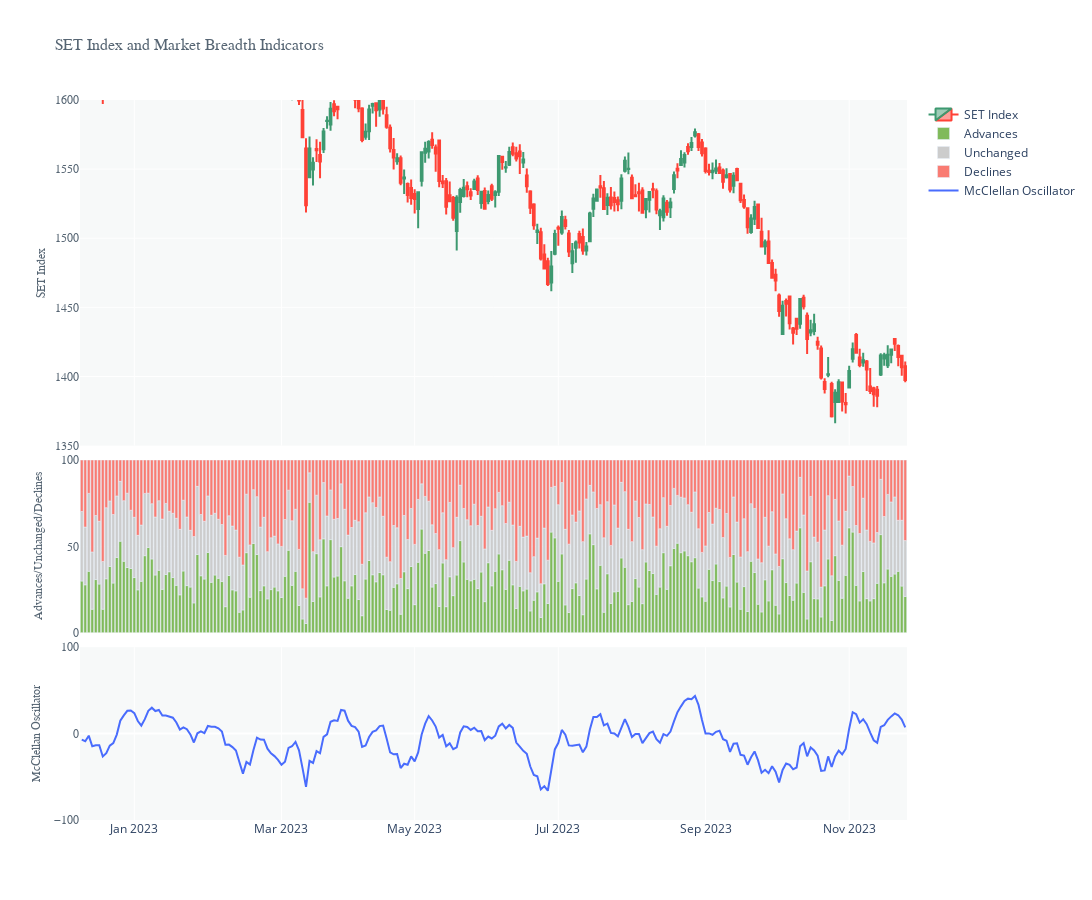

The notebook cell this image was saved under:
### Markdown cell above
###### **SET Index, Advances-Declines, McClellan Oscillator**

### Code cell
# Create a date range from the start date to the end date
dt_all = pd.date_range(start=SET_INDEX_BREADTH['Date'].iloc[0], end=SET_INDEX_BREADTH['Date'].iloc[-1])

# Retrieve the dates that are in the original dataset
dt_obs = [d for d in pd.to_datetime(SET_INDEX_BREADTH['Date'])]

# Define dates with missing values
dt_breaks = [d.strftime("%Y-%m-%d") for d in dt_all if d not in dt_obs]

# Create a subplot figure with three rows and one column
fig1 = make_subplots(rows=3, cols=1, shared_xaxes=True, vertical_spacing=0.02, row_heights=[0.4, 0.2, 0.2])

# Plot SET Index on the first row
fig1.add_trace(go.Candlestick(x=SET_INDEX_BREADTH['Date'],
                            open=SET_INDEX_BREADTH['Open'],
                            high=SET_INDEX_BREADTH['High'],
                            low=SET_INDEX_BREADTH['Low'],
                            close=SET_INDEX_BREADTH['Close'],
                            name='SET Index'))

# Calculate the total number of stocks
noStock = SET_Index.Advance[0] + SET_Index.Unchanged[0] + SET_Index.Declines[0]

# Plot Advances, Unchanged, and Declines on the second row
fig1.add_trace(go.Bar(name="Advances", 
                      x=SET_INDEX_BREADTH['Date'], y=100 * SET_INDEX_BREADTH['Advance'] / noStock, 
                      marker_color='rgb(128,186,90)'),
              row=2, col=1)
fig1.add_trace(go.Bar(name="Unchanged", 
                      x=SET_INDEX_BREADTH['Date'], y=100 * SET_INDEX_BREADTH['Unchanged'] / noStock, 
                      marker_color='rgb(204,204,204)'),
              row=2, col=1)
fig1.add_trace(go.Bar(name="Declines", 
                      x=SET_INDEX_BREADTH['Date'], y=100 * SET_INDEX_BREADTH['Declines'] / noStock, 
                      marker_color='rgb(249,123,114)'),
              row=2, col=1)
fig1.update_layout(barmode='relative')

# Plot McClellan Oscillator on the third row
fig1.add_trace(go.Scatter(name='McClellan Oscillator',
                          x=SET_INDEX_BREADTH['Date'], y=SET_INDEX_BREADTH['McClellanOscillator'],
                          mode='lines', line=dict(color='#496CFD', width=2)),
               row=3, col=1)

# Update layout
fig1.update_layout(height=900, width=1200, 
                   showlegend=False, xaxis_rangeslider_visible=False, 
                   plot_bgcolor="#F7F9F9")

# Hide dates with no values
fig1.update_xaxes(rangebreaks=[dict(values=dt_breaks)])

# Update y-axis titles and fonts
fig1.update_yaxes(title_text="SET Index",
                  range=[1350, 1600], tickmode='array',
                  title_font=dict(size=12, family='Arial', color='#566573'), 
                  tickfont=dict(size=12, family='Arial', color='#566573'), 
                  title_standoff=6, row=1, col=1)

fig1.update_yaxes(title_text="Advances/Unchanged/Declines", 
                  range=[0, 100], tickmode='array', tickvals=(0, 100, 50),
                  title_font=dict(size=12, family='Arial', color='#566573'), 
                  tickfont=dict(size=12, family='Arial', color='#566573'), 
                  title_standoff=15, row=2, col=1)

fig1.update_yaxes(title_text="McClellan Oscillator", 
                  range=[-100, 100], tickmode='array', tickvals=(-100, 100, 0.0),
                  title_font=dict(size=12, family='Arial', color='#566573'), 
                  tickfont=dict(size=12, family='Arial', color='#566573'), 
                  title_standoff=10, row=3, col=1)

# Update x-axis label
fig1.update_xaxes(title_font=dict(size=16, family='Arial', color='#566573'), 
                  row=3, col=1)

# Update the overall layout title
fig1.update_layout(title='SET Index and Market Breadth Indicators', 
                   title_font=dict(size=16, family='Arial', color='#566573'), 
                   showlegend=True)

# Set the date range
start_date = dt.datetime.today() - dt.timedelta(int(365/2))
end_date = dt.datetime.today() + dt.timedelta(hours=7)
fig1.update_layout(xaxis_range=[start_date, end_date])

### Figure 1 — Plotly figure (JSON) as saved in the notebook; plotly's stock layout.template omitted (floating-point values rounded to 4 significant figures; data arrays with more than 128 entries replaced by an {"elided": "..."} marker saying what was removed)
{"data": [{"close": {"elided": "236 float values"}, "high": {"elided": "236 float values"}, "low": {"elided": "236 float values"}, "name": "SET Index", "open": {"elided": "236 float values"}, "type": "candlestick", "x": {"elided": "236 str values"}}, {"marker": {"color": "rgb(128,186,90)"}, "name": "Advances", "type": "bar", "x": {"elided": "236 str values"}, "xaxis": "x2", "y": {"elided": "236 float values"}, "yaxis": "y2"}, {"marker": {"color": "rgb(204,204,204)"}, "name": "Unchanged", "type": "bar", "x": {"elided": "236 str values"}, "xaxis": "x2", "y": {"elided": "236 float values"}, "yaxis": "y2"}, {"marker": {"color": "rgb(249,123,114)"}, "name": "Declines", "type": "bar", "x": {"elided": "236 str values"}, "xaxis": "x2", "y": {"elided": "236 float values"}, "yaxis": "y2"}, {"line": {"color": "#496CFD", "width": 2}, "mode": "lines", "name": "McClellan Oscillator", "type": "scatter", "x": {"elided": "236 str values"}, "xaxis": "x3", "y": {"elided": "236 float values"}, "yaxis": "y3"}], "layout": {"barmode": "relative", "height": 900, "plot_bgcolor": "#F7F9F9", "showlegend": true, "title": {"font": {"color": "#566573", "family": "Arial", "size": 16}, "text": "SET Index and Market Breadth Indicators"}, "width": 1200, "xaxis": {"anchor": "y", "domain": [0, 1], "matches": "x3", "range": ["2023-05-27T11:43:41.588066", "2023-11-25T18:43:41.588066"], "rangebreaks": [{"values": ["2022-12-10", "2022-12-11", "2022-12-12", "2022-12-17", "2022-12-18", "2022-12-24", "2022-12-25", "2022-12-31", "2023-01-01", "2023-01-02", "2023-01-07", "2023-01-08", "2023-01-14", "2023-01-15", "2023-01-21", "2023-01-22", "2023-01-28", "2023-01-29", "2023-02-04", "2023-02-05", "2023-02-11", "2023-02-12", "2023-02-18", "2023-02-19", "2023-02-25", "2023-02-26", "2023-03-04", "2023-03-05", "2023-03-06", "2023-03-11", "2023-03-12", "2023-03-18", "2023-03-19", "2023-03-25", "2023-03-26", "2023-04-01", "2023-04-02", "2023-04-06", "2023-04-08", "2023-04-09", "2023-04-13", "2023-04-14", "2023-04-15", "2023-04-16", "2023-04-22", "2023-04-23", "2023-04-29", "2023-04-30", "2023-05-01", "2023-05-04", "2023-05-05", "2023-05-06", "2023-05-07", "2023-05-13", "2023-05-14", "2023-05-20", "2023-05-21", "2023-05-27", "2023-05-28", "2023-06-03", "2023-06-04", "2023-06-05", "2023-06-10", "2023-06-11", "2023-06-17", "2023-06-18", "2023-06-24", "2023-06-25", "2023-07-01", "2023-07-02", "2023-07-08", "2023-07-09", "2023-07-15", "2023-07-16", "2023-07-22", "2023-07-23", "2023-07-28", "2023-07-29", "2023-07-30", "2023-08-01", "2023-08-05", "2023-08-06", "2023-08-12", "2023-08-13", "2023-08-14", "2023-08-19", "2023-08-20", "2023-08-26", "2023-08-27", "2023-09-02", "2023-09-03", "2023-09-09", "2023-09-10", "2023-09-16", "2023-09-17", "2023-09-23", "2023-09-24", "2023-09-30", "2023-10-01", "2023-10-07", "2023-10-08", "2023-10-13", "2023-10-14", "2023-10-15", "2023-10-21", "2023-10-22", "2023-10-23", "2023-10-28", "2023-10-29", "2023-11-04", "2023-11-05", "2023-11-11", "2023-11-12", "2023-11-18", "2023-11-19"]}], "rangeslider": {"visible": false}, "showticklabels": false}, "xaxis2": {"anchor": "y2", "domain": [0, 1], "matches": "x3", "rangebreaks": [{"values": ["2022-12-10", "2022-12-11", "2022-12-12", "2022-12-17", "2022-12-18", "2022-12-24", "2022-12-25", "2022-12-31", "2023-01-01", "2023-01-02", "2023-01-07", "2023-01-08", "2023-01-14", "2023-01-15", "2023-01-21", "2023-01-22", "2023-01-28", "2023-01-29", "2023-02-04", "2023-02-05", "2023-02-11", "2023-02-12", "2023-02-18", "2023-02-19", "2023-02-25", "2023-02-26", "2023-03-04", "2023-03-05", "2023-03-06", "2023-03-11", "2023-03-12", "2023-03-18", "2023-03-19", "2023-03-25", "2023-03-26", "2023-04-01", "2023-04-02", "2023-04-06", "2023-04-08", "2023-04-09", "2023-04-13", "2023-04-14", "2023-04-15", "2023-04-16", "2023-04-22", "2023-04-23", "2023-04-29", "2023-04-30", "2023-05-01", "2023-05-04", "2023-05-05", "2023-05-06", "2023-05-07", "2023-05-13", "2023-05-14", "2023-05-20", "2023-05-21", "2023-05-27", "2023-05-28", "2023-06-03", "2023-06-04", "2023-06-05", "2023-06-10", "2023-06-11", "2023-06-17", "2023-06-18", "2023-06-24", "2023-06-25", "2023-07-01", "2023-07-02", "2023-07-08", "2023-07-09", "2023-07-15", "2023-07-16", "2023-07-22", "2023-07-23", "2023-07-28", "2023-07-29", "2023-07-30", "2023-08-01", "2023-08-05", "2023-08-06", "2023-08-12", "2023-08-13", "2023-08-14", "2023-08-19", "2023-08-20", "2023-08-26", "2023-08-27", "2023-09-02", "2023-09-03", "2023-09-09", "2023-09-10", "2023-09-16", "2023-09-17", "2023-09-23", "2023-09-24", "2023-09-30", "2023-10-01", "2023-10-07", "2023-10-08", "2023-10-13", "2023-10-14", "2023-10-15", "2023-10-21", "2023-10-22", "2023-10-23", "2023-10-28", "2023-10-29", "2023-11-04", "2023-11-05", "2023-11-11", "2023-11-12", "2023-11-18", "2023-11-19"]}], "showticklabels": false}, "xaxis3": {"anchor": "y3", "domain": [0, 1], "rangebreaks": [{"values": ["2022-12-10", "2022-12-11", "2022-12-12", "2022-12-17", "2022-12-18", "2022-12-24", "2022-12-25", "2022-12-31", "2023-01-01", "2023-01-02", "2023-01-07", "2023-01-08", "2023-01-14", "2023-01-15", "2023-01-21", "2023-01-22", "2023-01-28", "2023-01-29", "2023-02-04", "2023-02-05", "2023-02-11", "2023-02-12", "2023-02-18", "2023-02-19", "2023-02-25", "2023-02-26", "2023-03-04", "2023-03-05", "2023-03-06", "2023-03-11", "2023-03-12", "2023-03-18", "2023-03-19", "2023-03-25", "2023-03-26", "2023-04-01", "2023-04-02", "2023-04-06", "2023-04-08", "2023-04-09", "2023-04-13", "2023-04-14", "2023-04-15", "2023-04-16", "2023-04-22", "2023-04-23", "2023-04-29", "2023-04-30", "2023-05-01", "2023-05-04", "2023-05-05", "2023-05-06", "2023-05-07", "2023-05-13", "2023-05-14", "2023-05-20", "2023-05-21", "2023-05-27", "2023-05-28", "2023-06-03", "2023-06-04", "2023-06-05", "2023-06-10", "2023-06-11", "2023-06-17", "2023-06-18", "2023-06-24", "2023-06-25", "2023-07-01", "2023-07-02", "2023-07-08", "2023-07-09", "2023-07-15", "2023-07-16", "2023-07-22", "2023-07-23", "2023-07-28", "2023-07-29", "2023-07-30", "2023-08-01", "2023-08-05", "2023-08-06", "2023-08-12", "2023-08-13", "2023-08-14", "2023-08-19", "2023-08-20", "2023-08-26", "2023-08-27", "2023-09-02", "2023-09-03", "2023-09-09", "2023-09-10", "2023-09-16", "2023-09-17", "2023-09-23", "2023-09-24", "2023-09-30", "2023-10-01", "2023-10-07", "2023-10-08", "2023-10-13", "2023-10-14", "2023-10-15", "2023-10-21", "2023-10-22", "2023-10-23", "2023-10-28", "2023-10-29", "2023-11-04", "2023-11-05", "2023-11-11", "2023-11-12", "2023-11-18", "2023-11-19"]}], "title": {"font": {"color": "#566573", "family": "Arial", "size": 16}}}, "yaxis": {"anchor": "x", "domain": [0.52, 1], "range": [1350, 1600], "tickfont": {"color": "#566573", "family": "Arial", "size": 12}, "tickmode": "array", "title": {"font": {"color": "#566573", "family": "Arial", "size": 12}, "standoff": 6, "text": "SET Index"}}, "yaxis2": {"anchor": "x2", "domain": [0.26, 0.5], "range": [0, 100], "tickfont": {"color": "#566573", "family": "Arial", "size": 12}, "tickmode": "array", "tickvals": [0, 100, 50], "title": {"font": {"color": "#566573", "family": "Arial", "size": 12}, "standoff": 15, "text": "Advances/Unchanged/Declines"}}, "yaxis3": {"anchor": "x3", "domain": [0, 0.24], "range": [-100, 100], "tickfont": {"color": "#566573", "family": "Arial", "size": 12}, "tickmode": "array", "tickvals": [-100, 100, 0], "title": {"font": {"color": "#566573", "family": "Arial", "size": 12}, "standoff": 10, "text": "McClellan Oscillator"}}}}
